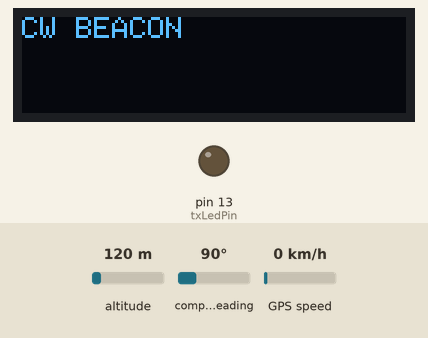
Bench run of a sketch on a simulated Arduino Uno, built with avr-gcc and run on an emulated ATmega328P. On the bench: 128×32 one-colour display, output pins drawn as LEDs (lit = HIGH). The test bench sets the inputs (shaded band); at power-on: altitude 120 m, compass heading 90°, GPS speed 0 km/h. The GPS gets a fix after 3 s at 37.7749, -122.4194 with 8 satellites; pins used as bus, display or sensor lines are not drawn.

Above: at 0.2 s.
At 2.2 s:
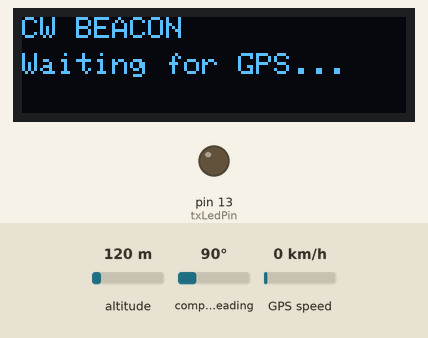
At 4.8 s:
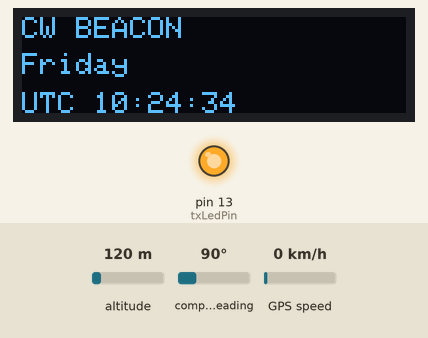
At 30.6 s:
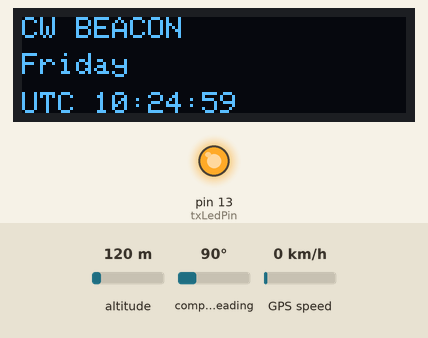
Timing chart, 0 to 32.1 s (numbered marks = the images above):
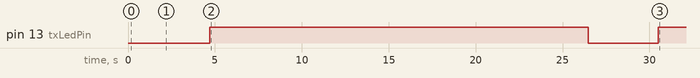

The sketch:

cwbeacongpsoled.ino
```cpp
// GPS controlled CW beacon with OLED display de Eduardo N4EAC May 26 2025
// Collects GPS signal time then looks to see if within schedule and proceeds to update display before sending CW beacon

#include <TinyGPS++.h>
#include <SoftwareSerial.h>
#include <Wire.h>
#include <Adafruit_GFX.h>
#include <Adafruit_SSD1306.h>

#define SCREEN_WIDTH 128
#define SCREEN_HEIGHT 32
Adafruit_SSD1306 display(SCREEN_WIDTH, SCREEN_HEIGHT, &Wire, -1);

const int keyPin = 2;
const int txLedPin = LED_BUILTIN;
const int gpsRxPin = 3;
const int gpsTxPin = 4;

const int wpm = 20;
const int dotDuration = 1200 / wpm;
const int longToneDuration = 6000;

const char* message = "VVV DE N4EAC/B FM18FW ";

SoftwareSerial gpsSerial(gpsRxPin, gpsTxPin);
TinyGPSPlus gps;

int calculateDayOfWeek(int year, int month, int day);

void setup() {
  pinMode(keyPin, OUTPUT);
  pinMode(txLedPin, OUTPUT);
  digitalWrite(keyPin, LOW);
  digitalWrite(txLedPin, LOW);
  gpsSerial.begin(9600);

  delay(100);
  if (!display.begin(SSD1306_SWITCHCAPVCC, 0x3C)) {
    while (true);
  }

  display.clearDisplay();
  display.setTextSize(1);
  display.setTextColor(SSD1306_WHITE);
  display.setCursor(0, 0);
  display.println("CW BEACON");
  display.display();
  delay(2000);
}

void loop() {
  // STEP 1: WAIT FOR VALID GPS TIME
  while (!gps.time.isValid() || !gps.date.isValid()) {
    while (gpsSerial.available()) gps.encode(gpsSerial.read());
    display.clearDisplay();
    display.setCursor(0, 0);
    display.println("CW BEACON");
    display.setCursor(0, 12);
    display.println("Waiting for GPS...");
    display.display();
    delay(500);
  }

  // STEP 2: GET AND DISPLAY CURRENT TIME AND WEEKDAY
  // Re-read GPS bytes before display to ensure latest time
  for (unsigned long start = millis(); millis() - start < 1500;) {
    while (gpsSerial.available()) gps.encode(gpsSerial.read());
  }
  int hour = gps.time.hour();
  int minute = gps.time.minute();
  int second = gps.time.second();
  int year = gps.date.year();
  int month = gps.date.month();
  int day = gps.date.day();
  int dow = calculateDayOfWeek(year, month, day);

  display.clearDisplay();
  display.setCursor(0, 0);
  display.println("CW BEACON");

  const char* dowStr[] = {"Sunday", "Monday", "Tuesday", "Wednesday", "Thursday", "Friday", "Saturday"};
  display.setCursor(0, 12);
  display.println(dowStr[dow]);

  display.setCursor(0, 25);
  display.print("UTC ");
  if (hour < 10) display.print("0");
  display.print(hour); display.print(":");
  if (minute < 10) display.print("0");
  display.print(minute); display.print(":");
  if (second < 10) display.print("0");
  display.print(second);

  display.display();
  delay(500); // Short delay to let user see update

  // STEP 3: SEND CW IF WITHIN ALLOWED TIME WINDOW (Mon–Fri, 10–22 UTC)
  if (dow >= 1 && dow <= 5 && hour >= 10 && hour < 22) {
    digitalWrite(txLedPin, HIGH);
    sendMessage(message);
    digitalWrite(txLedPin, LOW);
  }

  delay(2000); // Wait before repeating
}

void sendMessage(const char* msg) {
  for (int i = 0; msg[i] != '\0'; i++) {
    char c = toupper(msg[i]);
    if (c == ' ') {
      delay(dotDuration * 7);
    } else {
      sendChar(c);
      delay(dotDuration * 3);
    }
  }
  delay(dotDuration * 7);
  keyDown(longToneDuration);
}

void sendChar(char c) {
  const char* code = getMorseCode(c);
  if (!code) return;

  for (int i = 0; code[i] != '\0'; i++) {
    if (code[i] == '.') {
      keyDown(dotDuration);
    } else if (code[i] == '-') {
      keyDown(dotDuration * 3);
    }
    delay(dotDuration);
  }
}

void keyDown(int duration) {
  digitalWrite(keyPin, HIGH);
  delay(duration);
  digitalWrite(keyPin, LOW);
}

int calculateDayOfWeek(int year, int month, int day) {
  if (month < 3) { month += 12; year -= 1; }
  int k = year % 100;
  int j = year / 100;
  int h = (day + 13 * (month + 1) / 5 + k + k / 4 + j / 4 + 5 * j) % 7;
  return (h + 6) % 7; // Sunday = 0, Monday = 1, ..., Saturday = 6
}

const char* getMorseCode(char c) {
  switch (c) {
    case 'A': return ".-";    case 'B': return "-...";  case 'C': return "-.-.";
    case 'D': return "-..";   case 'E': return ".";     case 'F': return "..-.";
    case 'G': return "--.";   case 'H': return "....";  case 'I': return "..";
    case 'J': return ".---";  case 'K': return "-.-";   case 'L': return ".-..";
    case 'M': return "--";    case 'N': return "-.";    case 'O': return "---";
    case 'P': return ".--.";  case 'Q': return "--.-";  case 'R': return ".-.";
    case 'S': return "...";   case 'T': return "-";     case 'U': return "..-";
    case 'V': return "...-";  case 'W': return ".--";   case 'X': return "-..-";
    case 'Y': return "-.--";  case 'Z': return "--..";
    case '1': return ".----"; case '2': return "..---"; case '3': return "...--";
    case '4': return "....-"; case '5': return "....."; case '6': return "-....";
    case '7': return "--..."; case '8': return "---.."; case '9': return "----.";
    case '0': return "-----"; case '?': return "..--..";case '=': return "-...-";
    case ',': return "--..--";case '/': return "-..-.";
    default: return nullptr;
  }
}
```

Measured:
- by itself, pin 13 (txLedPin): LOW → HIGH at 4.7 s, → LOW 21.8 s later, → HIGH 4.0 s later
- what the display in image 0 shows lasts 2.1 s, from 0.1 s to 2.2 s
- what the display in image 2 shows lasts 25.8 s, from 4.2 s to 30.0 s
